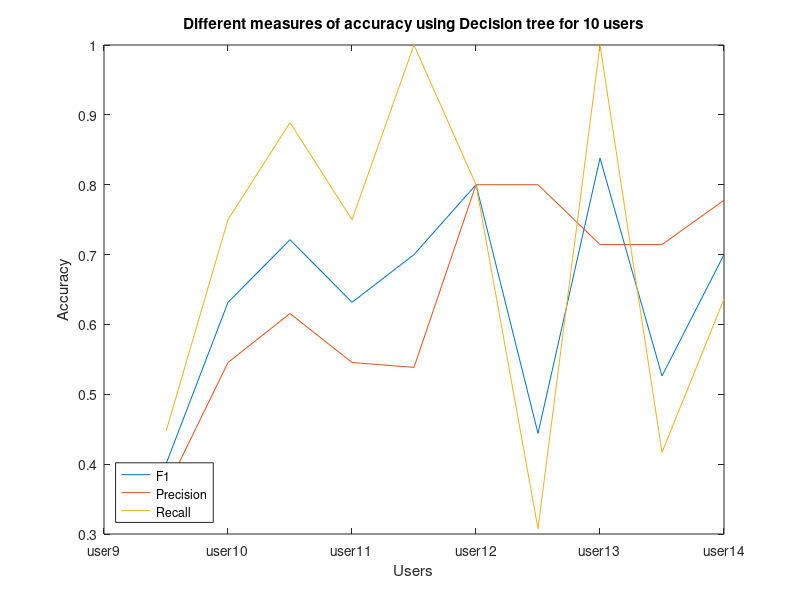
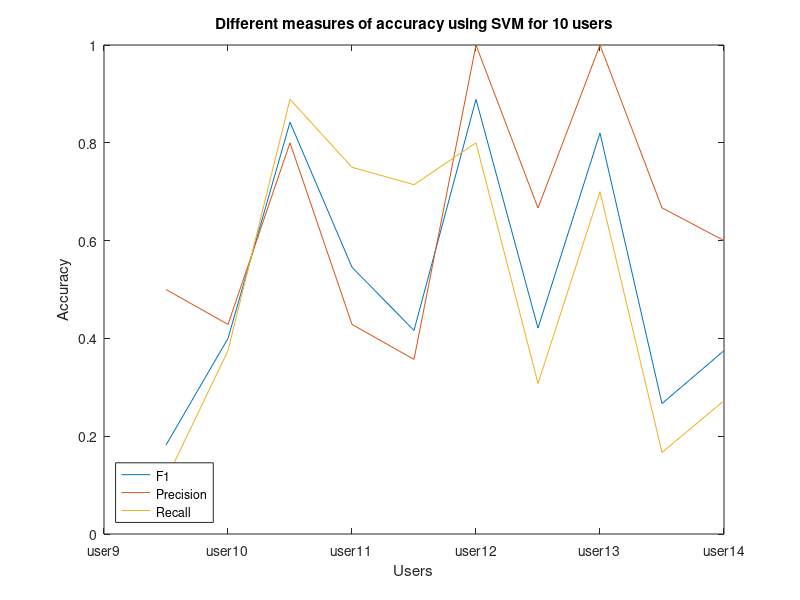

MATLAB code for these plots, in order:
set(gca,'XTick',[1:10]);
users={'user9','user10','user11','user12','user13','user14','user16','user17','user18','user19'};
treef1=[0.4,0.6316,0.7213,0.6316,0.70,0.8,0.444,0.838,0.5263,0.700];
treepre=[0.3636,0.5455,0.6156,0.5455,0.5385,0.8,0.8,0.7143,0.7143,0.7778];
treerec=[0.447,0.75,0.8889,0.75,1,0.80,0.3077,1,0.4167,0.6364];
figure(1);
ylim([0,2]);
plot(treef1);
% for i=1:10
%  Names(i,:)=users(i);
% end
% set(gca, 'xTickLabels',[0:100]); 
xlabel('Users');
ylabel('Accuracy');
set(gca, 'XTickLabel',users);
title('Different measures of accuracy using Decision tree for 10 users');
%figure(2);
%ylim([0,2]);
hold on;
plot(treepre);
% for i=1:10
%  Names(i,:)=users(i);
% end
% set(gca, 'xTickLabels',[0:100]); 
% xlabel('Users');
% ylabel('precision');
% set(gca, 'XTickLabel',users);
% title('precision using Decision tree for 10 users');
% figure(3);
% ylim([0,2]);
plot(treerec);
% for i=1:10
%  Names(i,:)=users(i);
% end
% set(gca, 'xTickLabels',[0:100]); 
% xlabel('Users');
% ylabel('Recall');
% set(gca, 'XTickLabel',users);
% title('Recall using Decision tree for 10 users');
legend({'F1','Precision','Recall'},'Location','southwest');
svmf1=[0.1818,0.4,0.8421,0.5455,0.4162,0.8889,0.4211,0.82,0.2667,0.375];
svmpre=[0.5,0.4286,0.8,0.4286,0.3571,1,0.6667,1,0.667,0.6];
svmrec=[0.111,0.375,0.8889,0.75,0.7143,0.80,0.3077,0.70,0.1667,0.2727];
figure(2);
ylim([0,2]);
plot(svmf1);
% for i=1:10
%  Names(i,:)=users(i);
% end
% set(gca, 'xTickLabels',[0:100]); 
xlabel('Users');
ylabel('Accuracy');
set(gca, 'XTickLabel',users);
title('Different measures of accuracy using SVM for 10 users');
% figure(5);
% ylim([0,2]);
hold on;
plot(svmpre);
% for i=1:10
%  Names(i,:)=users(i);
% end
% set(gca, 'xTickLabels',[0:100]); 
% xlabel('Users');
% ylabel('precision');
% set(gca, 'XTickLabel',users);
% title('precision using SVM for 10 users');
% figure(6);
% ylim([0,2]);
plot(svmrec);
% for i=1:10
%  Names(i,:)=users(i);
% end
% set(gca, 'xTickLabels',[0:100]); 
% xlabel('Users');
% ylabel('Recall');
% set(gca, 'XTickLabel',users);
% title('Recall using SVM for 10 users');
%svmf1=[0.545,0.727,0.889,0.800,0.50,0.889,0.50,0.666,0.444,0.851];
legend({'F1','Precision','Recall'},'Location','southwest');

